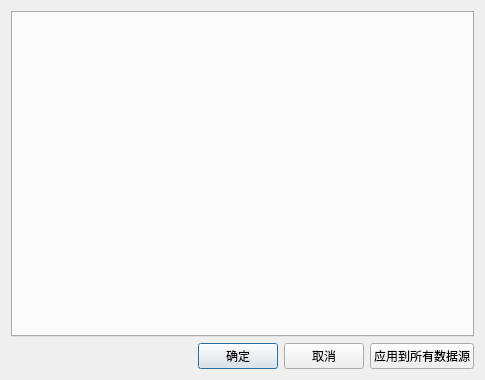
<?xml version="1.0" encoding="UTF-8"?>
<ui version="4.0">
 <class>CFilterDialog</class>
 <widget class="QDialog" name="CFilterDialog">
  <property name="geometry">
   <rect>
    <x>0</x>
    <y>0</y>
    <width>485</width>
    <height>380</height>
   </rect>
  </property>
  <property name="windowTitle">
   <string>Dialog</string>
  </property>
  <layout class="QVBoxLayout" name="verticalLayout">
   <item>
    <widget class="QTabWidget" name="tabWidget">
     <property name="currentIndex">
      <number>-1</number>
     </property>
    </widget>
   </item>
   <item>
    <layout class="QHBoxLayout" name="horizontalLayout">
     <item>
      <spacer name="horizontalSpacer">
       <property name="orientation">
        <enum>Qt::Horizontal</enum>
       </property>
       <property name="sizeHint" stdset="0">
        <size>
         <width>40</width>
         <height>20</height>
        </size>
       </property>
      </spacer>
     </item>
     <item>
      <widget class="QPushButton" name="okButton">
       <property name="text">
        <string>确定</string>
       </property>
      </widget>
     </item>
     <item>
      <widget class="QPushButton" name="cancelButton">
       <property name="text">
        <string>取消</string>
       </property>
      </widget>
     </item>
     <item>
      <widget class="QPushButton" name="applyAllButton">
       <property name="text">
        <string>应用到所有数据源</string>
       </property>
      </widget>
     </item>
    </layout>
   </item>
  </layout>
 </widget>
 <resources/>
 <connections/>
</ui>
